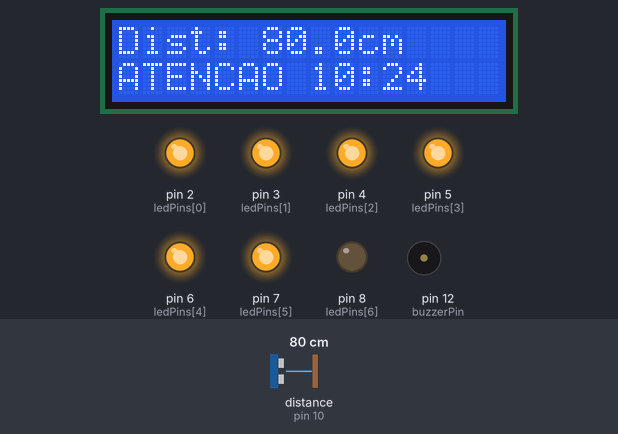
A sketch run on a simulated Arduino Uno, built with avr-gcc and run on an emulated ATmega328P. Parts: 16×2 character LCD, output pins drawn as LEDs (lit = HIGH), buzzer (waves = sounding). The test bench sets the inputs (shaded band); at power-on: distance to the obstacle (sensor on pin 10) 80 cm. The echo pulse lasts 58.3 µs per cm; the local clock reads 2024-03-15 10:24:30 at power-on unless the sketch sets it; EEPROM starts erased; pins used as bus, display or sensor lines are not drawn; what the sketch prints to the serial monitor is not drawn.

Above: at 19.5 s.
19.6 s: distance to the obstacle (sensor on pin 10) set to 23 cm
At 21.0 s:
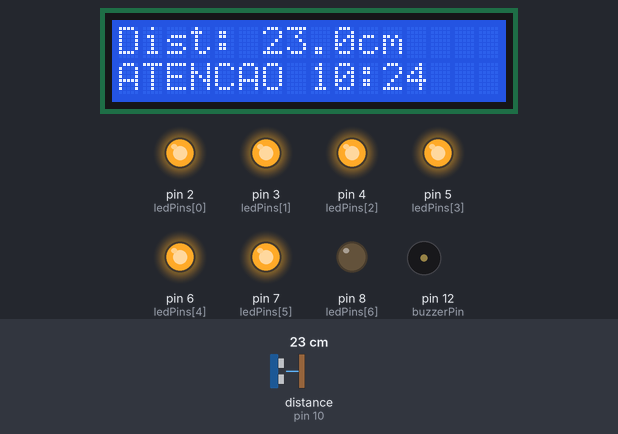
21.5 s: distance to the obstacle (sensor on pin 10) set to 20 cm
At 22.5 s:
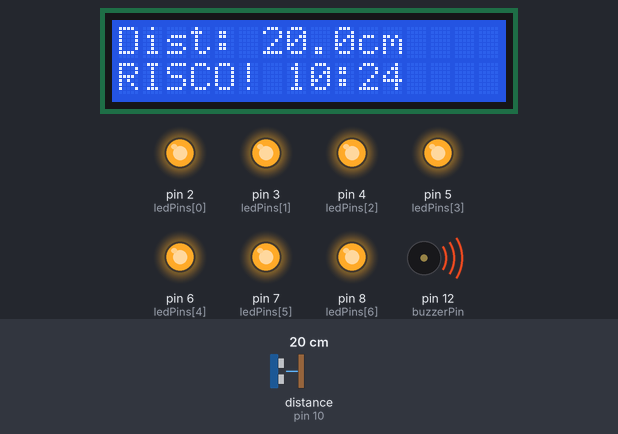
24.5 s: distance to the obstacle (sensor on pin 10) set to 250 cm
At 25.8 s:
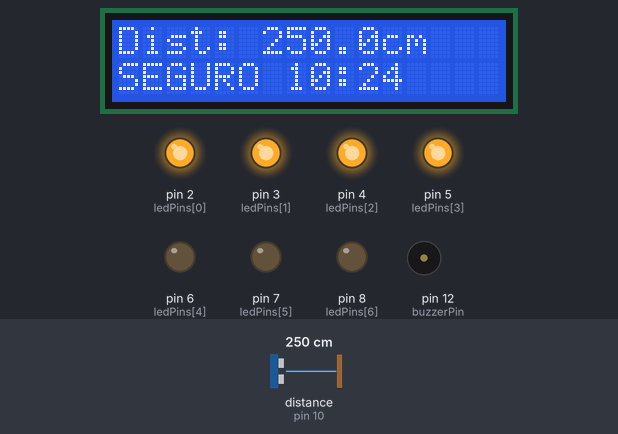
26.4 s: distance to the obstacle (sensor on pin 10) set to 299 cm
At 30.9 s:
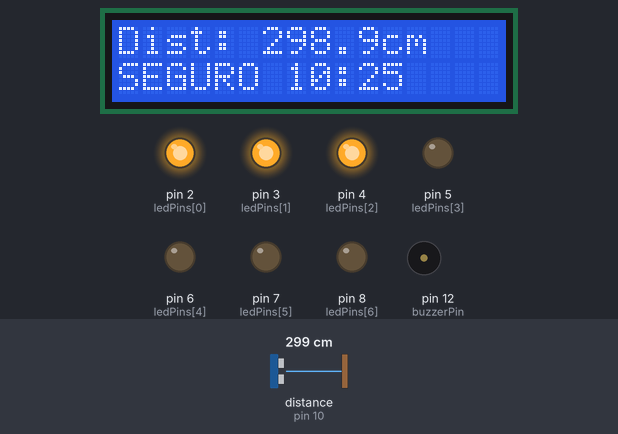
Timing chart, 0 to 31.9 s (numbered marks = the images above; inputs shaded):
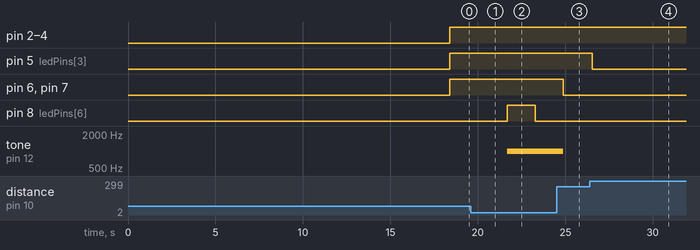

Measured:
- the behaviour switches between 22 and 21 cm on distance to the obstacle (sensor on pin 10) (found by bisection; images 1 and 2)
- after the input at 19.6 s, the display: changes after 0.50 s (image 1)
- after the input at 21.5 s, pin 8 (ledPins[6]): LOW → HIGH after 0.17 s, → LOW 1.6 s later; tone on pin 12 (buzzerPin): silent → 1000 Hz after 0.17 s; the display: changes after 0.20 s (image 2)
- after the input at 24.5 s, pin 6 (ledPins[4]), pin 7 (ledPins[5]): HIGH → LOW after 0.39 s; tone on pin 12 (buzzerPin): 1000 Hz → silent after 0.39 s; the display: changes after 0.43 s (image 3)
- after the input at 26.4 s, pin 5 (ledPins[3]): HIGH → LOW after 0.14 s; the display: first changes after 0.18 s (image 4 shows a later state)

The sketch:

codigo.ino
```cpp
#include <LiquidCrystal_I2C.h>  // Biblioteca para controlar o LCD com interface I2C
#include <Wire.h>               // Biblioteca para comunicação I2C (usada por LCD e RTC)
#include <RTClib.h>             // Biblioteca para usar o módulo de relógio RTC DS1307
#include <EEPROM.h>             // Biblioteca para ler e gravar dados na memória EEPROM

// ====================
//  Configurações LCD I2C
// ====================
LiquidCrystal_I2C lcd(0x27, 16, 2); // LCD com endereço 0x27, 16 colunas e 2 linhas

// Caracteres personalizados para animação de onda no LCD
byte wave0[8] = { B00000, B00100, B01010, B10001, B10001, B01010, B00100, B00000 };
byte wave1[8] = { B00100, B01010, B10001, B01010, B00100, B00000, B00000, B00000 };
byte wave2[8] = { B01010, B10001, B01010, B00100, B00000, B00000, B00000, B00000 };
byte wave3[8] = { B10001, B01010, B00100, B00000, B00000, B00000, B00000, B00000 };
byte wave4[8] = { B01010, B00100, B00000, B00000, B00000, B00000, B00000, B00000 };
byte wave5[8] = { B00100, B00000, B00000, B00000, B00000, B00000, B00000, B00000 };

// Array com ponteiros para os frames da onda
byte* waves[6] = { wave0, wave1, wave2, wave3, wave4, wave5 };

// ====================
//  Configurações RTC
// ====================
RTC_DS1307 rtc; // Objeto para acessar o RTC

// ====================
//  Pinos Sensores e Atuadores
// ====================
const int trigPin = 9;    // Pino trigger do sensor ultrassônico
const int echoPin = 10;   // Pino echo do sensor ultrassônico
const int buzzerPin = 12; // Pino do buzzer

// Array com pinos dos LEDs
const int ledPins[] = {2, 3, 4, 5, 6, 7, 8};
const int totalLeds = sizeof(ledPins) / sizeof(ledPins[0]); // Quantidade de LEDs

// ====================
//  Variáveis EEPROM
// ====================
unsigned long lastSave = 0;  // Armazena tempo da última gravação
int eepromAddress = 0;       // Endereço atual da EEPROM para escrita

// ====================
//  Funções da Animação do LCD
// ====================

// Desenha uma linha de onda animada no LCD
void drawWaveLine(int length, int frameOffset, int row) {
  lcd.setCursor(0, row);
  for (int i = 0; i < 16; i++) {
    if (i < length) {
      int frame = (frameOffset + i) % 6;
      lcd.write(frame);
    } else {
      lcd.write(' ');
    }
  }
}

// Mostra texto linha por linha com efeito "fade-in"
void fadeInTextTwoLines(const char* line1, const char* line2) {
  lcd.setCursor(0, 0);
  for (int i = 0; line1[i] != '\0'; i++) {
    lcd.print(line1[i]);
    delay(100);
  }
  lcd.setCursor(0, 1);
  for (int i = 0; line2[i] != '\0'; i++) {
    lcd.print(line2[i]);
    delay(100);
  }
}

// Preenche o LCD com a animação de onda
void animationFillScreen() {
  for (int total = 0; total <= 32; total++) {
    int row0_len = min(total, 16);
    int row1_len = max(0, total - 16);
    for (int frame = 0; frame < 6; frame++) {
      drawWaveLine(row0_len, frame, 0);
      drawWaveLine(row1_len, frame, 1);
      delay(40);
    }
  }
}

// ====================
//  Setup
// ====================
void setup() {
  Serial.begin(9600);   // Inicia comunicação serial
  Wire.begin();         // Inicia comunicação I2C

  lcd.init();           // Inicializa LCD
  lcd.backlight();      // Liga a luz de fundo do LCD

  // Cria os caracteres personalizados no LCD
  for (int i = 0; i < 6; i++) {
    lcd.createChar(i, waves[i]);
  }

  rtc.begin();          // Inicializa o RTC
  if (!rtc.isrunning()) {
    rtc.adjust(DateTime(F(__DATE__), F(__TIME__))); // Ajusta data/hora com base no computador
  }

  // Define pinos do sensor ultrassônico
  pinMode(trigPin, OUTPUT);
  pinMode(echoPin, INPUT);

  // Define pino do buzzer
  pinMode(buzzerPin, OUTPUT);

  // Define pinos dos LEDs como saída
  for (int i = 0; i < totalLeds; i++) {
    pinMode(ledPins[i], OUTPUT);
  }

  lcd.clear();           // Limpa o LCD

  animationFillScreen(); // Exibe animação inicial
  delay(300);

  lcd.clear();
  fadeInTextTwoLines("FIAP sensor de", "enchentes"); // Nome do projeto
  delay(1500);
  lcd.clear();

  // Exibe os primeiros bytes da EEPROM no monitor serial (debug)
  Serial.println("Dados da EEPROM:");
  for (int i = 0; i < 8; i++) {
    Serial.print("Byte ");
    Serial.print(i);
    Serial.print(": ");
    Serial.println(EEPROM.read(i));
  }
}

// ====================
//  Loop Principal
// ====================
void loop() {
  // Envia pulso para iniciar medição do sensor ultrassônico
  digitalWrite(trigPin, LOW);
  delayMicroseconds(2);
  digitalWrite(trigPin, HIGH);
  delayMicroseconds(10);
  digitalWrite(trigPin, LOW);

  // Lê duração do eco
  long duration = pulseIn(echoPin, HIGH);

  // Calcula a distância em cm
  float distance = (duration * 0.0343) / 2.0;
  if (distance > 400.0) distance = 400.0;

  int distanceInt = (int)distance; // Converte para inteiro

  // Acende LEDs conforme a distância (mais próximo → mais LEDs)
  digitalWrite(2, distanceInt <= 400 ? HIGH : LOW);
  digitalWrite(3, distanceInt <= 350 ? HIGH : LOW);
  digitalWrite(4, distanceInt <= 300 ? HIGH : LOW);
  digitalWrite(5, distanceInt <= 250 ? HIGH : LOW);
  digitalWrite(6, distanceInt <= 200 ? HIGH : LOW);
  digitalWrite(7, distanceInt <= 150 ? HIGH : LOW);

  // Se a distância for muito curta, acende LED crítico e buzzer
  if (distanceInt <= 20) {
    digitalWrite(8, millis() % 500 < 250 ? HIGH : LOW); // Pisca
    tone(buzzerPin, 1000);  // Ativa buzzer com frequência de 1000Hz
  } else {
    digitalWrite(8, LOW);
    noTone(buzzerPin);     // Desliga buzzer
  }

  // Define status com base na distância
  String status;
  byte statusByte;
  if (distanceInt >= 0 && distanceInt <= 20) {
    status = "RISCO!";
    statusByte = 2;
  } else if (distanceInt > 20 && distanceInt <= 150) {
    status = "ATENCAO";
    statusByte = 1;
  } else {
    status = "SEGURO";
    statusByte = 0;
  }

  // Pega hora atual do RTC
  DateTime now = rtc.now();

  // Atualiza LCD com distância e horário
  lcd.setCursor(0, 0);
  lcd.print("Dist: ");
  lcd.print(distance, 1);  // Mostra uma casa decimal
  lcd.print("cm    ");

  lcd.setCursor(0, 1);
  lcd.print(status);
  lcd.print(" ");

  // Exibe hora formatada com dois dígitos
  if (now.hour() < 10) lcd.print("0");
  lcd.print(now.hour());
  lcd.print(":");
  if (now.minute() < 10) lcd.print("0");
  lcd.print(now.minute());
  lcd.print("    ");

  // Salva os dados na EEPROM a cada 10 segundos
  if (millis() - lastSave >= 10000) {
    EEPROM.write(eepromAddress++, now.day());
    EEPROM.write(eepromAddress++, now.month());
    EEPROM.write(eepromAddress++, now.year() - 2000); // Salva apenas os dois últimos dígitos
    EEPROM.write(eepromAddress++, now.hour());
    EEPROM.write(eepromAddress++, now.minute());
    EEPROM.write(eepromAddress++, now.second());
    EEPROM.write(eepromAddress++, (byte)distanceInt);
    EEPROM.write(eepromAddress++, statusByte);

    // Mostra no monitor serial o que foi salvo
    Serial.println("Dados salvos na EEPROM:");
    Serial.print("Data: ");
    Serial.print(now.day()); Serial.print("/");
    Serial.print(now.month()); Serial.print("/");
    Serial.println(now.year());

    Serial.print("Hora: ");
    Serial.print(now.hour()); Serial.print(":");
    Serial.println(now.minute());

    Serial.print("Distancia: ");
    Serial.println(distanceInt);

    Serial.print("Status: ");
    Serial.println(status);

    // Reinicia o endereço se passar de 900 (evita ultrapassar limite da EEPROM)
    if (eepromAddress > 900) eepromAddress = 0;
    lastSave = millis(); // Atualiza tempo da última gravação
  }

  delay(500); // Aguarda meio segundo antes da próxima leitura
}
```
